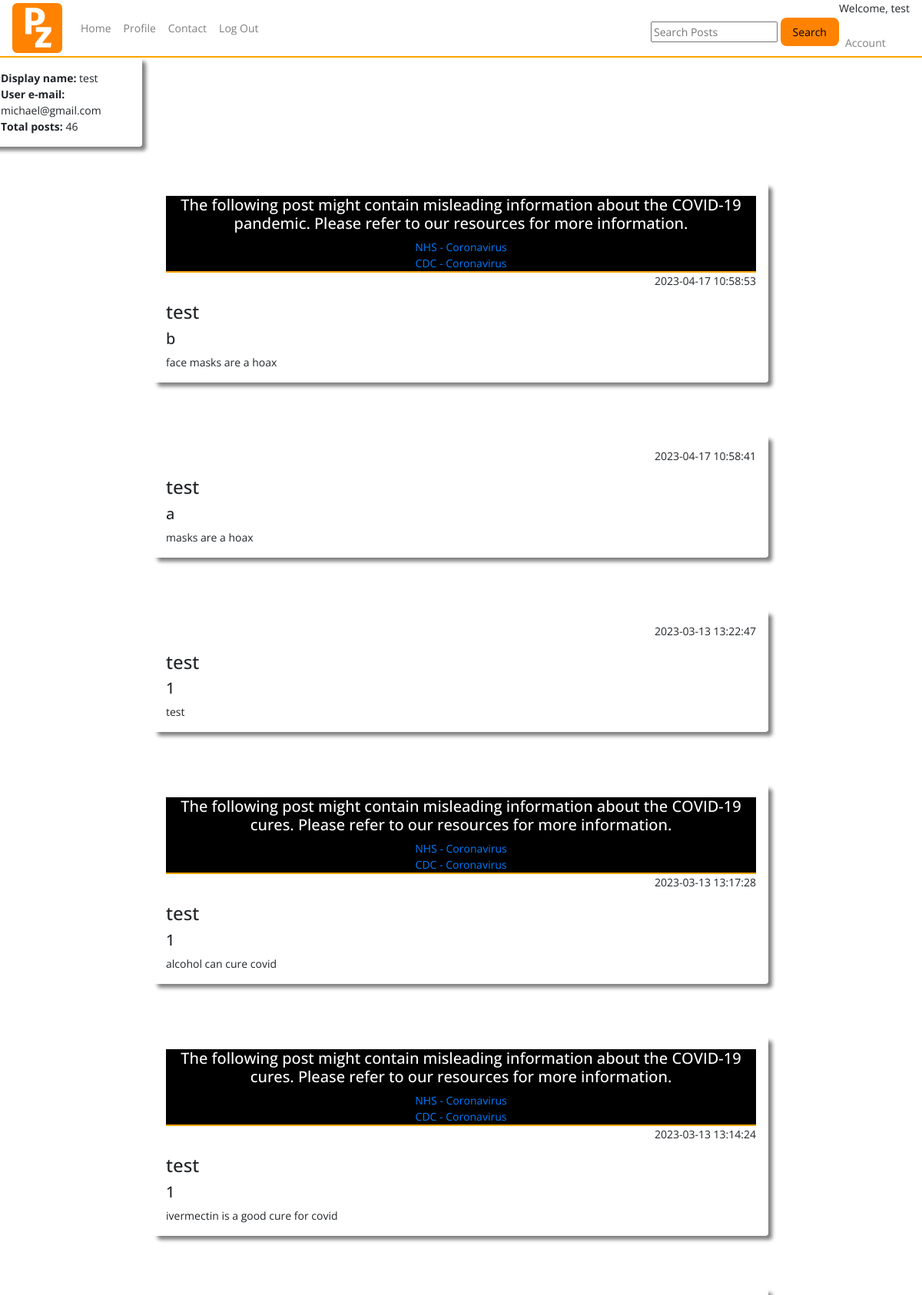
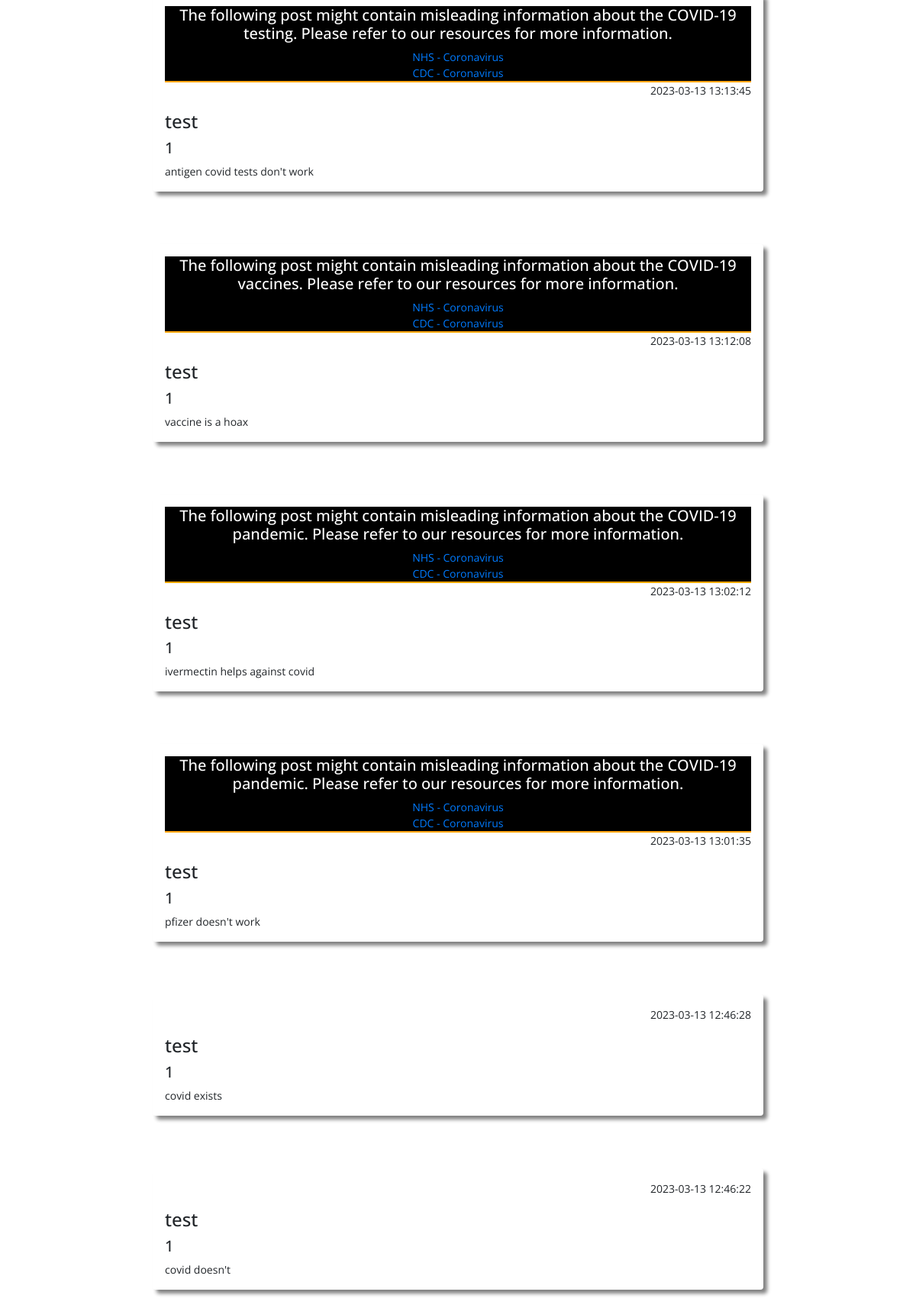
The page /profile (signed in, upper part) on the database its author committed (2 pictures, top to bottom).
### tables this page shows
CREATE TABLE users (
    ID INTEGER PRIMARY KEY AUTOINCREMENT,
    username TEXT NOT NULL,
    password TEXT NOT NULL,
    email TEXT NOT NULL UNIQUE
, user_type VARCHAR, whitelisted text, blacklisted text);

CREATE TABLE posts (
    ID INTEGER PRIMARY KEY AUTOINCREMENT,
    title TEXT NOT NULL,
    content TEXT NOT NULL,
    by_user TEXT NOT NULL,
    created_at timestamp default current_timestamp
, userID integer, flag_covid text, blacklisted text, flag_vaccine text, flag_tests text, flag_cures text, reported int, report_message text);

### app.py (the view)
@app.route("/profile")
def profile():
    if not session.get('username'):
        return redirect(url_for('home'))
    user=query_db('SELECT * FROM users WHERE username = ?', [session['username']], True)
    user_posts=query_db('SELECT * FROM posts WHERE by_user = ? ORDER BY created_at DESC', [session['username']])
    conn = sqlite3.connect(DATABASE)
    cursor = conn.cursor()
    cursor.execute("SELECT COUNT(*) FROM posts WHERE by_user = ?", [session['username']])
    post_count = cursor.fetchone()[0]
    return render_template('profile.html', user = user, user_posts = user_posts, post_count = post_count)

### app.py (called while the page is built)
def query_db(query, args=(), one=False):
    con = g._database = sqlite3.connect(DATABASE)
    con.row_factory = sqlite3.Row
    cur = con.execute(query, args)
    rv = cur.fetchall()
    cur.close()
    return (rv[0] if rv else None) if one else rv

### templates/profile.html (shortened to what this page needs)
{% include "layout.html" %}
{% include "nav.html" %}
<div class="row h-500 acc_snippet">
  <div class="col-4 shadow p-3 mb-5 rounded">
      <b>Display name:</b> {{ user.username }}<br>
      <b>User e-mail:</b> {{ user.email }}<br>
      <b>Total posts:</b> {{ post_count }} <br>
  </div>
</div>
<div class="container-fluid">
    {% for user_post in user_posts %}
    <div class="shadow mx-auto posts p-3 mb-5 rounded">
    {% if user_post.flag_covid == "yes" %}
    <div class="flagged_post">
      <h5>The following post might contain misleading information about the COVID-19 pandemic. Please refer to our resources for more information.</h5>
      <a href="https://www.nhs.uk/conditions/coronavirus-covid-19/">NHS - Coronavirus </a><br>
      <a href="https://www.cdc.gov/coronavirus/2019-ncov/index.html">CDC - Coronavirus</a>
    </div>
    {% endif %}
    {% if user_post.flag_vaccine == "yes" %}
    <div class="flagged_post">
      <h5>The following post might contain misleading information about the COVID-19 vaccines. Please refer to our resources for more information.</h5>
      <a href="https://www.nhs.uk/conditions/coronavirus-covid-19/">NHS - Coronavirus </a><br>
      <a href="https://www.cdc.gov/coronavirus/2019-ncov/index.html">CDC - Coronavirus</a>
    </div>
    {% endif %}
    {% if user_post.flag_cures == "yes" %}
    <div class="flagged_post">
      <h5>The following post might contain misleading information about the COVID-19 cures. Please refer to our resources for more information.</h5>
      <a href="https://www.nhs.uk/conditions/coronavirus-covid-19/">NHS - Coronavirus </a><br>
      <a href="https://www.cdc.gov/coronavirus/2019-ncov/index.html">CDC - Coronavirus</a>
    </div>
    {% endif %}
    {% if user_post.flag_tests == "yes" %}
    <div class="flagged_post">
      <h5>The following post might contain misleading information about the COVID-19 testing. Please refer to our resources for more information.</h5>
      <a href="https://www.nhs.uk/conditions/coronavirus-covid-19/">NHS - Coronavirus </a><br>
      <a href="https://www.cdc.gov/coronavirus/2019-ncov/index.html">CDC - Coronavirus</a>
    </div>
    {% endif %}
    <p align="right">{{  user_post.created_at  }}</p>
    <h4>{{ user_post.by_user }}</h4>
    <h5>{{ user_post.title }}</h5>
    {{ user_post.content }}<br/>
    </div>
    <br/>
    {% endfor %}
</div>

### static/css/style.css (style rules this page uses)
.shadow { box-shadow: 5px 5px 5px grey; }
.posts { width: 800px; }
.acc_snippet { width: 50%; }
.flagged_post { text-align: center; background-color: black; color: white; border-bottom: 2px solid orange; height: auto; width: auto; }

### rows shown on the page
users: username "test", email "michael@gmail.com"
posts: flag_covid "NHS - Coronavirus", created_at "2023-04-17 10:58:53", by_user "test", title "b", content "face masks are a hoax"
posts: created_at "2023-04-17 10:58:41", by_user "test", title "a", content "masks are a hoax"
posts: created_at "2023-03-13 13:22:47", by_user "test", title "1", content "test"
posts: flag_cures "NHS - Coronavirus", created_at "2023-03-13 13:17:28", by_user "test", title "1", content "alcohol can cure covid"
posts: flag_cures "NHS - Coronavirus", created_at "2023-03-13 13:14:24", by_user "test", title "1", content "ivermectin is a good cure for covid"
posts: flag_tests "NHS - Coronavirus", created_at "2023-03-13 13:13:45", by_user "test", title "1", content "antigen covid tests don't work"
posts: flag_vaccine "NHS - Coronavirus", created_at "2023-03-13 13:12:08", by_user "test", title "1", content "vaccine is a hoax"
posts: flag_covid "NHS - Coronavirus", created_at "2023-03-13 13:02:12", by_user "test", title "1", content "ivermectin helps against covid"
posts: flag_covid "NHS - Coronavirus", created_at "2023-03-13 13:01:35", by_user "test", title "1", content "pfizer doesn't work"
posts: created_at "2023-03-13 12:46:28", by_user "test", title "1", content "covid exists"
posts: created_at "2023-03-13 12:46:22", by_user "test", title "1", content "covid doesn't"

### other values the page prints
{{ session.username }} "test"
{{ post_count }} "46"
